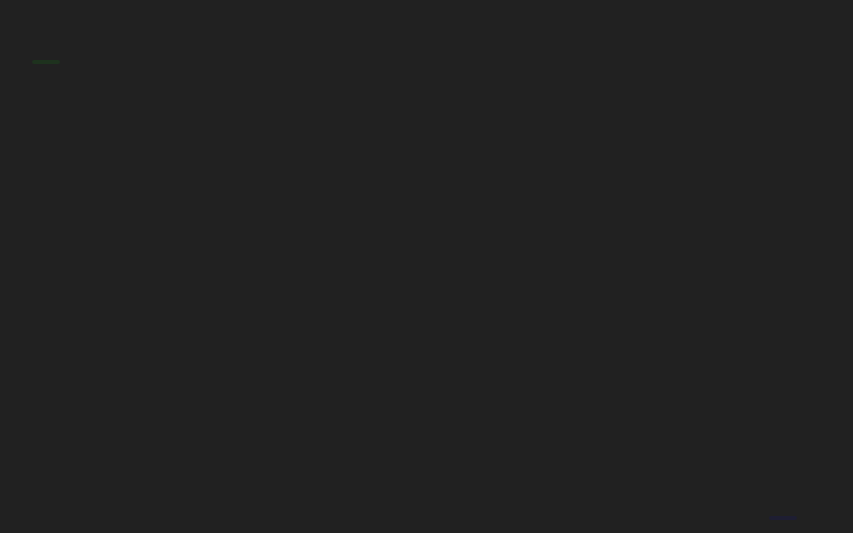
Frame 1 (no input)
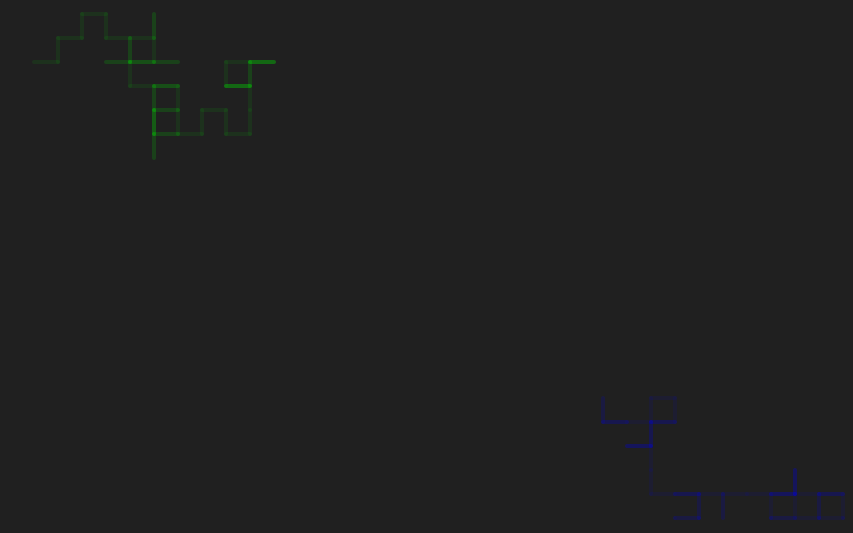
Frame 60 (no input)
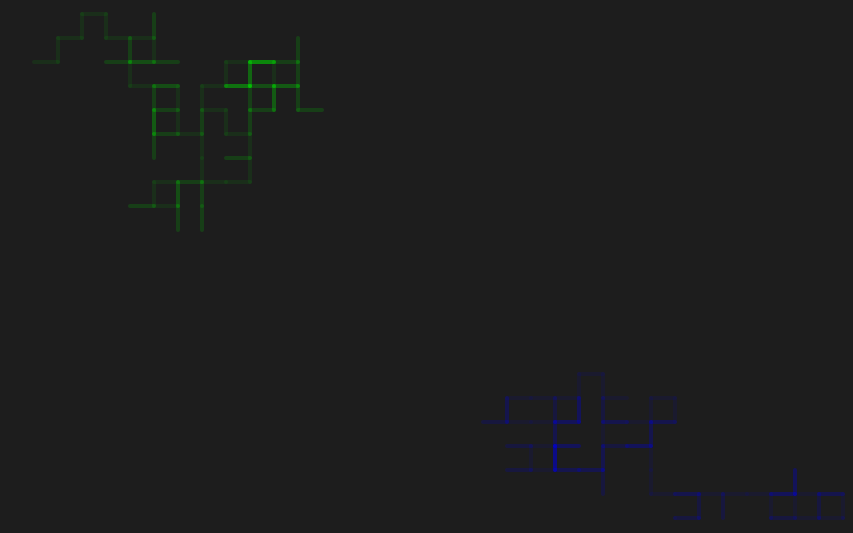
Frame 120 (the mouse pressed at the canvas centre since frame 60)

The p5.js sketch that drew these frames (run headless with seeded random() and noise() and a simulated clock; from frame 60 on, the mouse is pressed at the canvas centre):

// p5.js sketch
// ── sketch.js
// this is what I meant to do

var gridSteps = [];
var gridStepsG = [];

var desktopWidth = 2560;
var desktopHeight = 1600;
var canvasScalingFactor = 3;

var gridSize = 24;
var lifetime = 1000;

var previousCoords = {};
var nextCoords = {};

var previousCoordsG = {};
var nextCoordsG = {};


function coinFlip() {
  return Math.floor(Math.random() * 2);
}

function getRandomIntInclusive(min, max) {
  return Math.floor(Math.random() * (max - min + 1)) + min;
}

function updateNextCoords() {
  previousCoords.x = nextCoords.x;
  previousCoords.y = nextCoords.y;
  
  var direction = (coinFlip()) ? 1 : -1;  

  if (coinFlip()) {
    nextCoords.x = nextCoords.x + (gridSize * direction);
  } else {
    nextCoords.y = nextCoords.y + (gridSize * direction);
  }

  if (nextCoords.x < 0) {
    nextCoords.x = nextCoords.x + gridSize;
  } else if (nextCoords.x > width) {
    nextCoords.x = nextCoords.x - gridSize;
  }
  
  if (nextCoords.y < 0) {
    nextCoords.y = nextCoords.y + gridSize;
  } else if (nextCoords.y > height) {
    nextCoords.y = nextCoords.y - gridSize;
  }
  
}

function updateNextCoordsG() {
  previousCoordsG.x = nextCoordsG.x;
  previousCoordsG.y = nextCoordsG.y;
  
  var direction = (coinFlip()) ? 1 : -1;  

  if (coinFlip()) {
    nextCoordsG.x = nextCoordsG.x + (gridSize * direction);
  } else {
    nextCoordsG.y = nextCoordsG.y + (gridSize * direction);
  }

  if (nextCoordsG.x < 0) {
    nextCoordsG.x = nextCoordsG.x + gridSize;
  } else if (nextCoordsG.x > width) {
    nextCoordsG.x = nextCoordsG.x - gridSize;
  }
  
  if (nextCoordsG.y < 0) {
    nextCoordsG.y = nextCoordsG.y + gridSize;
  } else if (nextCoordsG.y > height) {
    nextCoordsG.y = nextCoordsG.y - gridSize;
  }
  
}

function Step() {
  this.x1 = previousCoords.x;
  this.y1 = previousCoords.y;
  
  this.x2 = nextCoords.x;
  this.y2 = nextCoords.y;
  
  this.ticks = lifetime;
  
  this.draw = function() {
    line(this.x1, this.y1, this.x2, this.y2);
  };

  this.die = function() {
    var i = gridSteps.indexOf(this);
    gridSteps.splice(i, 1);
  }
  
  this.update = function() {
    if (this.ticks < 1) {
      this.die();
    } else {
      this.ticks--;
    }
  };
}


function StepG() {
  this.x1 = previousCoordsG.x;
  this.y1 = previousCoordsG.y;
  
  this.x2 = nextCoordsG.x;
  this.y2 = nextCoordsG.y;
  
  this.ticks = lifetime;
  
  this.draw = function() {
    line(this.x1, this.y1, this.x2, this.y2);
  };

  this.die = function() {
    var i = gridStepsG.indexOf(this);
    gridStepsG.splice(i, 1);
  }
  
  this.update = function() {
    if (this.ticks < 1) {
      this.die();
    } else {
      this.ticks--;
    }
  };
}

function setup() {
  createCanvas(desktopWidth / canvasScalingFactor, desktopHeight / canvasScalingFactor);
  
  background(0,0,0);
  noFill();
  stroke(255, 255, 255, 20);
  strokeWeight(4);
  
  previousCoords.x = getRandomIntInclusive(0, width);
  previousCoords.y = getRandomIntInclusive(0, height);

  nextCoords.x = previousCoords.x + gridSize;
  nextCoords.y = previousCoords.y;

  previousCoordsG.x = getRandomIntInclusive(0, width);
  previousCoordsG.y = getRandomIntInclusive(0, height);

  nextCoordsG.x = previousCoordsG.x + gridSize;
  nextCoordsG.y = previousCoordsG.y;

  gridSteps.push(new Step());
  gridStepsG.push(new StepG());
}

var inc = 0;

function draw() {
  inc = inc + 0.001;

  background(noise(inc) * 50);

  stroke(0, 0, 255, 20);
  for (var i = 0; i < gridSteps.length; i++) {
    gridSteps[i].draw();
    gridSteps[i].update();
  }

  stroke(0, 255, 0, 20);
  for (var i = 0; i < gridStepsG.length; i++) {
    gridStepsG[i].draw();
    gridStepsG[i].update();
  }

  updateNextCoords();  
  updateNextCoordsG();  
  
  gridSteps.push(new Step());
  gridStepsG.push(new StepG());
  
}
